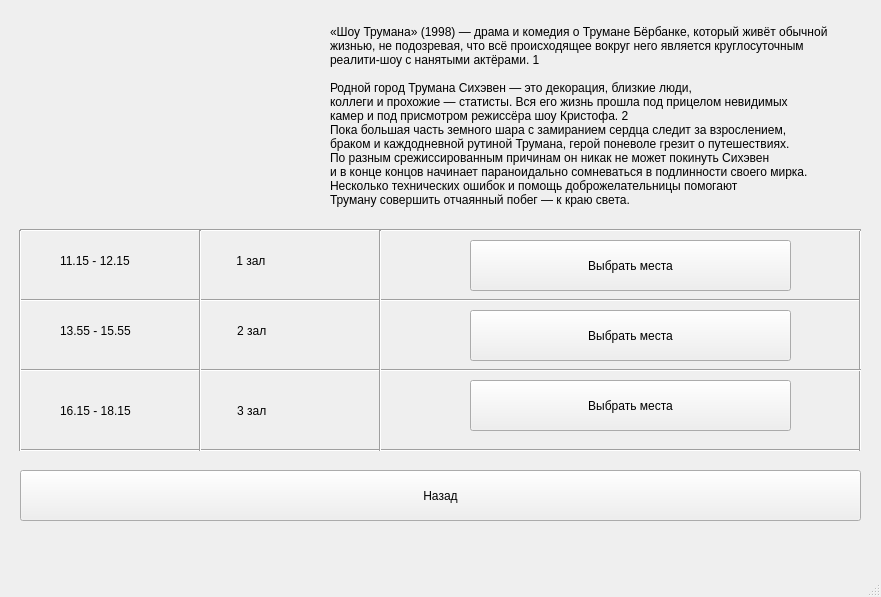
<?xml version="1.0" encoding="UTF-8"?>
<ui version="4.0">
 <class>MainWindow</class>
 <widget class="QMainWindow" name="MainWindow">
  <property name="geometry">
   <rect>
    <x>0</x>
    <y>0</y>
    <width>881</width>
    <height>597</height>
   </rect>
  </property>
  <property name="windowTitle">
   <string>MainWindow</string>
  </property>
  <widget class="QWidget" name="centralwidget">
   <widget class="QLabel" name="label_5">
    <property name="geometry">
     <rect>
      <x>330</x>
      <y>0</y>
      <width>541</width>
      <height>231</height>
     </rect>
    </property>
    <property name="text">
     <string>«Шоу Трумана» (1998) — драма и комедия о Трумане Бёрбанке, который живёт обычной
жизнью, не подозревая, что всё происходящее вокруг него является круглосуточным
реалити-шоу с нанятыми актёрами. 1

Родной город Трумана Сихэвен — это декорация, близкие люди,
коллеги и прохожие — статисты. Вся его жизнь прошла под прицелом невидимых
камер и под присмотром режиссёра шоу Кристофа. 2
Пока большая часть земного шара с замиранием сердца следит за взрослением,
браком и каждодневной рутиной Трумана, герой поневоле грезит о путешествиях.
По разным срежиссированным причинам он никак не может покинуть Сихэвен
и в конце концов начинает параноидально сомневаться в подлинности своего мирка.
Несколько технических ошибок и помощь доброжелательницы помогают
Труману совершить отчаянный побег — к краю света.</string>
    </property>
   </widget>
   <widget class="Line" name="line_4">
    <property name="geometry">
     <rect>
      <x>20</x>
      <y>290</y>
      <width>841</width>
      <height>21</height>
     </rect>
    </property>
    <property name="orientation">
     <enum>Qt::Horizontal</enum>
    </property>
   </widget>
   <widget class="QLabel" name="label">
    <property name="geometry">
     <rect>
      <x>20</x>
      <y>20</y>
      <width>271</width>
      <height>191</height>
     </rect>
    </property>
    <property name="text">
     <string/>
    </property>
   </widget>
   <widget class="QPushButton" name="zal2">
    <property name="geometry">
     <rect>
      <x>470</x>
      <y>310</y>
      <width>321</width>
      <height>51</height>
     </rect>
    </property>
    <property name="text">
     <string>Выбрать места</string>
    </property>
   </widget>
   <widget class="QPushButton" name="zal3">
    <property name="geometry">
     <rect>
      <x>470</x>
      <y>380</y>
      <width>321</width>
      <height>51</height>
     </rect>
    </property>
    <property name="text">
     <string>Выбрать места</string>
    </property>
   </widget>
   <widget class="Line" name="line_2">
    <property name="geometry">
     <rect>
      <x>20</x>
      <y>440</y>
      <width>841</width>
      <height>21</height>
     </rect>
    </property>
    <property name="orientation">
     <enum>Qt::Horizontal</enum>
    </property>
   </widget>
   <widget class="Line" name="line_8">
    <property name="geometry">
     <rect>
      <x>850</x>
      <y>230</y>
      <width>21</width>
      <height>221</height>
     </rect>
    </property>
    <property name="orientation">
     <enum>Qt::Vertical</enum>
    </property>
   </widget>
   <widget class="QLabel" name="label_3">
    <property name="geometry">
     <rect>
      <x>60</x>
      <y>310</y>
      <width>351</width>
      <height>41</height>
     </rect>
    </property>
    <property name="text">
     <string>13.55 - 15.55                                2 зал</string>
    </property>
   </widget>
   <widget class="QPushButton" name="back">
    <property name="geometry">
     <rect>
      <x>20</x>
      <y>470</y>
      <width>841</width>
      <height>51</height>
     </rect>
    </property>
    <property name="text">
     <string>Назад</string>
    </property>
   </widget>
   <widget class="QLabel" name="label_4">
    <property name="geometry">
     <rect>
      <x>60</x>
      <y>390</y>
      <width>351</width>
      <height>41</height>
     </rect>
    </property>
    <property name="text">
     <string>16.15 - 18.15                                3 зал </string>
    </property>
   </widget>
   <widget class="Line" name="line">
    <property name="geometry">
     <rect>
      <x>20</x>
      <y>220</y>
      <width>841</width>
      <height>21</height>
     </rect>
    </property>
    <property name="orientation">
     <enum>Qt::Horizontal</enum>
    </property>
   </widget>
   <widget class="Line" name="line_3">
    <property name="geometry">
     <rect>
      <x>20</x>
      <y>360</y>
      <width>841</width>
      <height>21</height>
     </rect>
    </property>
    <property name="orientation">
     <enum>Qt::Horizontal</enum>
    </property>
   </widget>
   <widget class="Line" name="line_5">
    <property name="geometry">
     <rect>
      <x>10</x>
      <y>230</y>
      <width>21</width>
      <height>221</height>
     </rect>
    </property>
    <property name="orientation">
     <enum>Qt::Vertical</enum>
    </property>
   </widget>
   <widget class="Line" name="line_7">
    <property name="geometry">
     <rect>
      <x>370</x>
      <y>230</y>
      <width>21</width>
      <height>221</height>
     </rect>
    </property>
    <property name="orientation">
     <enum>Qt::Vertical</enum>
    </property>
   </widget>
   <widget class="QLabel" name="label_2">
    <property name="geometry">
     <rect>
      <x>60</x>
      <y>240</y>
      <width>351</width>
      <height>41</height>
     </rect>
    </property>
    <property name="text">
     <string>11.15 - 12.15                                1 зал</string>
    </property>
   </widget>
   <widget class="Line" name="line_6">
    <property name="geometry">
     <rect>
      <x>190</x>
      <y>230</y>
      <width>21</width>
      <height>221</height>
     </rect>
    </property>
    <property name="orientation">
     <enum>Qt::Vertical</enum>
    </property>
   </widget>
   <widget class="QPushButton" name="zal1">
    <property name="geometry">
     <rect>
      <x>470</x>
      <y>240</y>
      <width>321</width>
      <height>51</height>
     </rect>
    </property>
    <property name="text">
     <string>Выбрать места</string>
    </property>
   </widget>
  </widget>
  <widget class="QMenuBar" name="menubar">
   <property name="geometry">
    <rect>
     <x>0</x>
     <y>0</y>
     <width>881</width>
     <height>26</height>
    </rect>
   </property>
  </widget>
  <widget class="QStatusBar" name="statusbar"/>
 </widget>
 <resources/>
 <connections/>
</ui>
